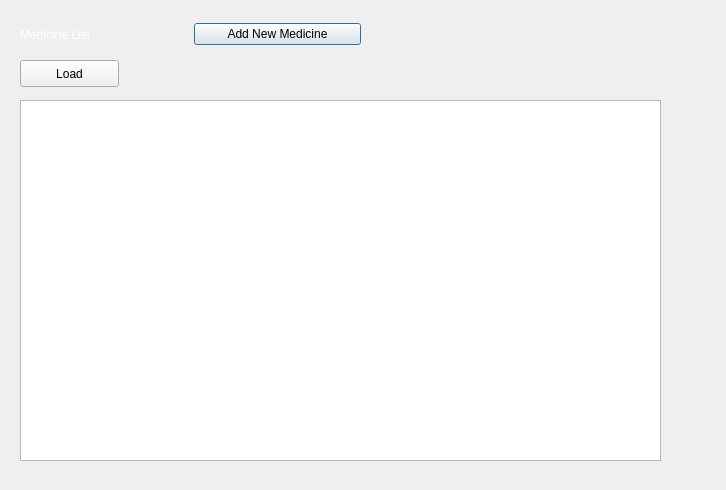
<?xml version="1.0" encoding="UTF-8"?>
<ui version="4.0">
 <class>Medicine_Admin</class>
 <widget class="QDialog" name="Medicine_Admin">
  <property name="geometry">
   <rect>
    <x>0</x>
    <y>0</y>
    <width>726</width>
    <height>490</height>
   </rect>
  </property>
  <property name="windowTitle">
   <string>Medicine</string>
  </property>
  <widget class="QWidget" name="layoutWidget">
   <property name="geometry">
    <rect>
     <x>20</x>
     <y>20</y>
     <width>341</width>
     <height>29</height>
    </rect>
   </property>
   <layout class="QHBoxLayout" name="horizontalLayout_2">
    <item>
     <widget class="QLabel" name="label">
      <property name="styleSheet">
       <string notr="true">color: rgb(255, 255, 255)</string>
      </property>
      <property name="text">
       <string>Medicine List</string>
      </property>
     </widget>
    </item>
    <item>
     <widget class="QPushButton" name="pushButton">
      <property name="text">
       <string>Add New Medicine</string>
      </property>
     </widget>
    </item>
   </layout>
  </widget>
  <widget class="QTableView" name="tableView">
   <property name="geometry">
    <rect>
     <x>20</x>
     <y>100</y>
     <width>641</width>
     <height>361</height>
    </rect>
   </property>
  </widget>
  <widget class="QPushButton" name="pushButton_2">
   <property name="geometry">
    <rect>
     <x>20</x>
     <y>60</y>
     <width>99</width>
     <height>27</height>
    </rect>
   </property>
   <property name="text">
    <string>Load</string>
   </property>
  </widget>
 </widget>
 <resources/>
 <connections/>
</ui>
